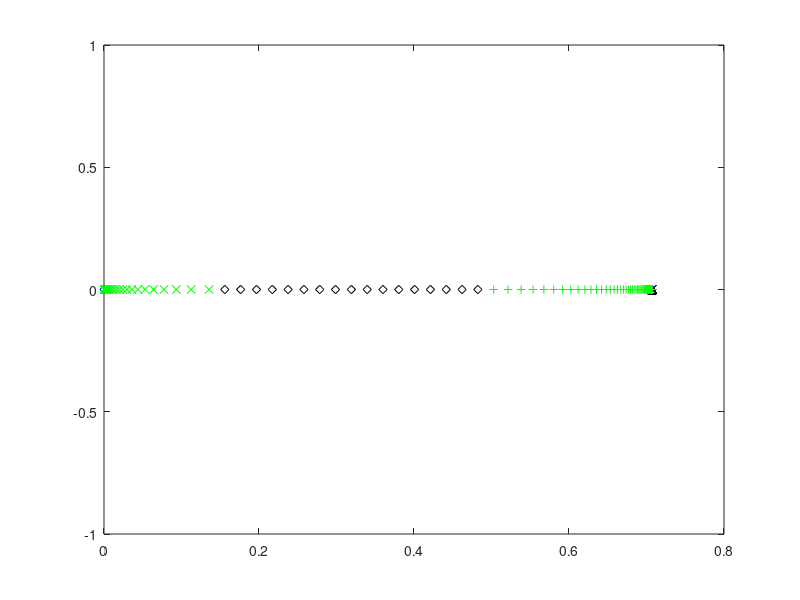
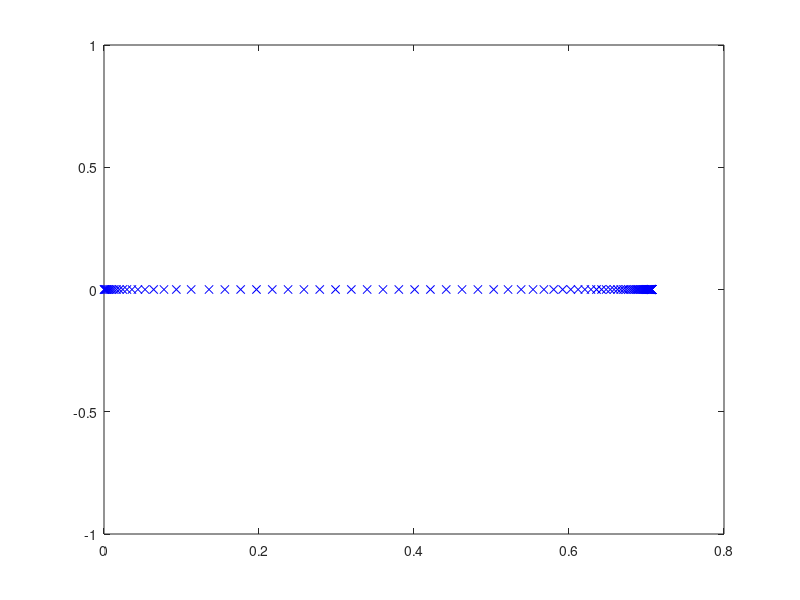

MATLAB code to generate these figures, in order: (Note: this script raises an error after producing the figures.)
close all
clear
clc
 
% Dimensional fluid constants (tin as leaves cartridge) for NS
g_dim = 9.8; %m/s^2
save('g_dim.mat','g_dim') 
rho_dim = 1000; %kg/m^3
save('rho_dim.mat','rho_dim') 
nu_dim = 1E-6; %m^2/s
save('nu_dim.mat','nu_dim') 
sigma_1e_dim = 72.86E-3;%Kg/s^2 (i.e. N/m)
save('sigma_1e_dim.mat','sigma_1e_dim')
R = .5E-6; %droplet radius

%equilibrium contact angle
theta_c_eq = 45*pi/180;
save('theta_c_eq.mat','theta_c_eq')

% width of the interfacial phase in metres (recommended 
%value is 1E-9)
width_dim = 1E-9; 
save('width_dim.mat','width_dim')

%Data for initial configuration of the simulation 
theta_c_ini = 135*pi/180; %radians 
save('theta_c_ini.mat','theta_c_ini')

%factor by which we devide the minimum lengthof the mesh that was
%recommended by James
factor = 2^9;

%spine feet parameters
%this part here sets the number and spacing of the spines closer to the
%contact line. In this region, each odd-numbered spine has one more 
%element to its right than to its left
spine_factor_r =  1.07;%1.15;%;%needs to be slightly bigger than 1     1.05;%
save('spine_factor_r.mat','spine_factor_r')
n_spines_r = 15;% 5;% must be an odd number          5;%
save('n_spines_r.mat','n_spines_r')

spine_factor_mr = 1.07;%                   2;%   
save('spine_factor_mr.mat','spine_factor_mr')
n_spines_mr = 25;% 5;% must be an odd number        
save('n_spines_mr.mat','n_spines_mr')

%This part defines the number of spines and their separation for the
%following section of the domain. Spines can be more separated here as we 
%do not need such a high resultion furhter away from the contact line
spine_factor_m = 1.1;%                   2;%   
save('spine_factor_m.mat','spine_factor_m')
n_spines_m = 95;% 5;% must be an odd number        
save('n_spines_m.mat','n_spines_m') 

%The following part sets the number and spacing of the spines near the
%inflow boundary. An intermediate section between this one and the last one
%constructed is then created using uniform spacing
l_min_l = .5E-3 ;% 1E-2;%               .01;%
spine_factor_l = 1.2;% 1.11;% this needs to be slightly bigger than 1, James' value = 1.07
save('spine_factor_l.mat','spine_factor_l')
n_spines_l = 23;% 5;% must be an odd number        5;% 
save('n_spines_l.mat','n_spines_l')

%number of singular elements at the contact line
n_el_sing = 3;
save('n_el_sing.mat','n_el_sing')

%% IFM coefficients for the free-surface
%Beta for liquid-gas interface (this
%could have a coefficient in front, but we take it to be one)
beta_g_dim = rho_dim*nu_dim/width_dim;
save('beta_g_dim.mat','beta_g_dim')
%Alpha coefficient for liquid-gas interface (this could also
%have a coefficient in front but we also take it to be one, 
%making it the inverse of the beta_g constant)
alpha_g_dim = width_dim/(rho_dim*nu_dim); 
save('alpha_g_dim.mat','alpha_g_dim')
%Surface density at which surface tension is zero 
%(this is taken as the volume density times the width of the 
%surface phase)
rhos_0_dim = rho_dim*width_dim; 
save('rhos_0_dim.mat','rhos_0_dim')
%Equilibrium surface density of liquid-gas 
%interface
rhos1_e_dim = 0.6*rhos_0_dim; 
save('rhos1_e_dim.mat','rhos1_e_dim')
%Proportionality constant for the state equation for surface 
%tension as a function of density on the liquid-gas 
%interface
gamma_g_dim = sigma_1e_dim/(rhos_0_dim-rhos1_e_dim);
save('gamma_g_dim.mat','gamma_g_dim')
%relaxation time of surface 1 in seconds
tau_g_dim = rho_dim*nu_dim*7E-6;
save('tau_g_dim.mat','tau_g_dim')

%solid-gas surface tension
sigma_gs = 0;

%IFM coefficients for the liquid-solid interface
%constant in front of the state equation for the liquid-solid
%surface
gamma_s_dim = gamma_g_dim;
save('gamma_s_dim.mat','gamma_s_dim')
%Equilibrium surface tension for the liqud-solid interface
%(this is a function of other paremeter that we have already
%chosen)
sigma_2e_dim = -sigma_1e_dim*cos(theta_c_eq)+sigma_gs;
save('sigma_2e_dim.mat','sigma_2e_dim')
%equilibrium surface density for liquid-solid surface
%(chosen so as to have a 30 degree static contact angle)
rhos2_e_dim = rhos_0_dim - sigma_2e_dim/gamma_s_dim; 
save('rhos2_e_dim.mat','rhos2_e_dim')
%Beta navier slip
beta_ns_dim = rho_dim*nu_dim/width_dim;   
save('beta_ns_dim.mat','beta_ns_dim')
%alpha coefficient for the solid-liquid interface
alpha_s_dim = alpha_g_dim; 
save('alpha_s_dim.mat','alpha_s_dim')
%relaxation time for the liquid-solid interface
tau_s_dim = rho_dim*nu_dim*7E-6;
save('tau_s_dim.mat','tau_s_dim')

%Unit height 
L_dim = R
save('L_dim.mat','L_dim') 

%Unit speed
U_dim = sigma_1e_dim/(rho_dim*nu_dim) %i.e. Ca = 1
% U_dim = .01 %m/s
save('U_dim.mat','U_dim')

%Unit time (capillary time based on unit length)
T_dim = L_dim/U_dim 
save('T_dim.mat','T_dim')

%Unit of pressure 
P_dim = rho_dim*nu_dim*U_dim/L_dim;
save('P_dim.mat','P_dim')

%Dimensionless numbers for the bulk equations
Re =  U_dim*L_dim/nu_dim %Reynolds number
save('Re.mat','Re')
St = 0 %g_dim*L_dim^2/(nu_dim*U_dim); %Stokes number
save('St.mat','St')
Ca = rho_dim*nu_dim*U_dim/sigma_1e_dim %Capillary number
save('Ca.mat','Ca')

%Dimensionless numbers for the liquid-gas IFM
%dimensionless beta coefficient for the gas interface
Bg = beta_g_dim*U_dim*L_dim/sigma_1e_dim
save('Bg.mat','Bg')
%dimensionless alpha coefficient for the gas interface
Eg = alpha_g_dim*sigma_1e_dim/(U_dim*L_dim)
save('Eg.mat','Eg')
%Dimensionless constant for the state equation on
%the liquid-gas interface
Cg = gamma_g_dim*rhos_0_dim/sigma_1e_dim
save('Cg.mat','Cg')
%dimensionless equilibrium density
Dg = rhos1_e_dim/rhos_0_dim
save('Dg.mat','Dg')
%dimensionless surface density ratio
Lg = width_dim/L_dim
save('Lg.mat','Lg')
% Fg = rhos_0_dim/(rho_dim*U_dim*tau_g_dim)
% save('Fg.mat','Fg')
%Dimensionless relaxation time
Tg = tau_g_dim*U_dim/L_dim
save('Tg.mat','Tg')

%Dimensionless numbers for liquid-gas IFM
%dimensionless beta coefficient for the gas interface
Be = beta_ns_dim*L_dim/(rho_dim*nu_dim)
save('Be.mat','Be')
%dimensionless alpha coefficient for the solid-liquid 
%interface
Es = alpha_s_dim*sigma_1e_dim/(U_dim*L_dim)
save('Es.mat','Es')
%dimensionless coefficient of the state equation for the
%liquid-solid interface
Cs = gamma_s_dim*rhos_0_dim/sigma_1e_dim
save('Cs.mat','Cs')
%dimensionless equilibrium density
Ds = rhos2_e_dim/rhos_0_dim
save('Ds.mat','Ds')
%dimensionless surface-density ratio for the liquid-solid
%interface
Fs = rhos_0_dim/(rho_dim*U_dim*tau_s_dim)
save('Fs.mat','Fs')
%Dimensionless relaxation time for solid-liquid interface
Ts = tau_s_dim*U_dim/L_dim
save('Ts.mat','Ts')

%Contact line dimensionless numbers
So = sigma_gs/sigma_1e_dim
save('So.mat','So')

%z-traslation for the centre of the sphere
trans_z = cos(pi-theta_c_ini);

%distance from origin to apex
h_0 = 1+trans_z;

%initial distance from origin to focus
f = sin(pi-theta_c_ini); %based on the shape of a parabola

%Required mesh resolution
l_min = min([5/(100*Bg) 1/Be  Ts*Ca/10])/(factor );% .05;% following J&Y IJFNMF 2012 

tol_spine_ang = 1E-12; %this is just a numerical parameter to define 
%convergence of the spine lentgh's initial guess

%% Creating spine feet

spine_feet = zeros(1,n_spines_r+n_spines_m-1);
spine_feet(1) = f;
spine_feet(2) = f-l_min;
spine_feet(3) = f-l_min*(1+spine_factor_r);
for ii = 4:n_spines_r
    spine_feet(ii) = spine_feet(ii-1) ...
                     - spine_factor_r*(spine_feet(ii-2) ...
                                       - spine_feet(ii-1));
end
figure
plot(spine_feet(1:n_spines_r),zeros(1,n_spines_r),'xb')
hold on
for ii = n_spines_r+1:n_spines_r+n_spines_mr-1
    spine_feet(ii) = spine_feet(ii-1) ...
                     - spine_factor_mr*(spine_feet(ii-2) ...
                                       - spine_feet(ii-1));
end
plot(spine_feet(n_spines_r+1:n_spines_r+n_spines_mr-1),zeros(1,n_spines_mr-1),'^k')
for ii = n_spines_r+n_spines_mr:n_spines_r+n_spines_mr+n_spines_m-2
    spine_feet(ii) = spine_feet(ii-1) ...
                     - spine_factor_m*(spine_feet(ii-2) ...
                                       - spine_feet(ii-1));
end
plot(spine_feet(n_spines_r+n_spines_mr:n_spines_r+n_spines_mr+n_spines_m-2),zeros(1,n_spines_m-1),'+g')
plot(0,0,'db')
pause
%constructing the spine feet on the left end
spines_feet_left_end = zeros(1,n_spines_l);
spines_feet_left_end(end) = 0;
spines_feet_left_end(end-1) = 0 + l_min_l;
for ii = 2:n_spines_l-1
    spines_feet_left_end(end-ii) = spines_feet_left_end(end-ii+1) ...
                                   + spine_factor_l ...
                                     *(spines_feet_left_end(end-ii+1) ...
                                       - spines_feet_left_end(end-ii+2));
end
plot(spines_feet_left_end,zeros(1,n_spines_l),'xg')
pause
left_width = spines_feet_left_end(1)-spines_feet_left_end(2);
right_width = spine_feet(end-1)-spine_feet(end);
av_width = (left_width+right_width)/2;
n_inter = ceil((spine_feet(end)-spines_feet_left_end(1))/av_width);
if mod(n_inter,2) ~= 0
    n_inter = n_inter+1;
end
width = (spine_feet(end)-spines_feet_left_end(1))/n_inter;
spine_feet = [spine_feet,zeros(1,n_inter-1)];
for ii = 0:n_inter-2
    spine_feet(end-ii) = spines_feet_left_end(1)+(ii+1)*width;
end
plot(spine_feet(end-n_inter+2:end),zeros(1,n_inter-1),'dk')
pause
%Joining everything
spine_feet = [spine_feet,spines_feet_left_end];
n_spines = length(spine_feet);
save('n_spines.mat','n_spines')
close all
figure
plot(spine_feet,zeros(size(spine_feet)),'xb');

save('spine_feet.mat','spine_feet')
spine_feet_locator = spine_feet/f;
save('spine_feet_locator.mat','spine_feet_locator')

%Chi value for each spine
%This is the coordinate of the bipolar system that corresponds to the
%circle that passes through each spine feet
chi_spines = zeros(1,n_spines);
chi_spines(1) = Inf;
chi_spines(end) = 0;
for ii = 2:n_spines-1
    fun = @(chi) foot_of_chi(chi,f)-spine_feet(ii);
    chi_spines(ii) = fzero(fun,5);
end

%The radius of each spine (from the third spine on) is determined by its
%chi coordinate
R_spines = zeros(1,n_spines);
%we force the second spine to have its centre at the contact line. This is
%so that we can enforce the condition lim_{r\to 0} \partial_{\theta}p = 0,
%by equating the pressure values on the two points of this spine as done in
%S&S CMAME 2011
R_spines(2) = abs(spine_feet(1)-spine_feet(2));
R_spines(3) = abs(spine_feet(1)-spine_feet(3));
R_spines(end) = inf;
for ii = 4:n_spines-1
    R_spines(ii) = f/sinh(chi_spines(ii));
end
save('R_spines.mat','R_spines')
 
%spine length vector intial form
spine_lengths_ini = zeros(n_spines,1);
spine_lengths_ini(1) = f; %this spine is always zero, so we just store f here
spine_lengths_ini(end) = h_0;
%Here we determine the length of each spine (so as to match the initial
%guess for our surface profile)
for ii = 2:n_spines-1
    %We use the bisection method on the angle that each spine defines
    %with a tolerance pre-defined above to assess whet
    theta_l = 0;
%     if ii < 80
        theta_u = 1.01*theta_c_ini;
%     else
%         theta_u = asin(2/R_spines(ii));
%     end
    x_l = spine_feet(ii) + (1-cos(theta_l))*R_spines(ii);
    y_l = sin(theta_l)*R_spines(ii);
    %function f is positive outside the curve that defines the initial
    %surface profile (a circle) and negative inside it 
    f_l = x_l^2+(y_l-cos(pi-theta_c_ini))^2-1;
    x_u = spine_feet(ii) + (1-cos(theta_u))*R_spines(ii);
    y_u = sin(theta_u)*R_spines(ii);
    f_u = x_u^2+(y_u-cos(pi-theta_c_ini))^2-1;
    if f_l*f_u > 0
         disp('warning: wrong initialisation of bisection method') 
         pause
    end
    while theta_u-theta_l > tol_spine_ang
        theta_m = (theta_l + theta_u)/2;
        x_m = spine_feet(ii) + (1-cos(theta_m))*R_spines(ii);
        y_m = sin(theta_m)*R_spines(ii);
        f_m = x_m^2+(y_m-cos(pi-theta_c_ini))^2-1;
        if f_l*f_m > 0
            theta_l = theta_m;
            f_l = f_m;
        elseif f_l*f_m < 0
            theta_u = theta_m;
            f_u = f_m;
        else
            f_l = f_m;
            f_u = f_m;
            theta_l = theta_m;
            theta_u = theta_m;
        end
    end
    spine_lengths_ini(ii) = theta_m*R_spines(ii);
end
save('spine_lengths_ini.mat','spine_lengths_ini')

%% Creating nodes

%%Finding total number of global nodes 

%First, we need to decide on which spines we will have an increasing number
%of nodes and on which we will have a fixed number of nodes
%The code is set-up so that the first spines have an increasing number of
%nodes. More specifically, from the 4th spine on (including the 4th spine)
%each spine has one more velocity node that the previous spine, and this
%behaviour goes on until spine number n_spines_incr, defined below. The
%code is set up so that n_spines_incr can be any odd number between
%n_spines_r and n_spines_r+n_spines_mr-1
n_spines_incr = n_spines_r;%+n_spines_mr-1;
save('n_spines_incr.mat','n_spines_incr')

n_spines_const = n_spines-n_spines_incr;
save('n_spines_const.mat','n_spines_const')

n_nodes_const_per_spine = 2*n_el_sing + n_spines_incr - 2; %number of nodes 
%in each of the spines with constant nodes
save('n_nodes_const_per_spine.mat','n_nodes_const_per_spine')

%Sum of the number in the first spine (1), plus an arithmetic progression 
%plus a constant times the number of spines with a fixed number of nodes on
%them
n_v_incr = 2 + n_el_sing ...
           + (2*n_el_sing + 1 + 2*n_el_sing + n_spines_incr - 2) ...
             *(n_spines_incr-2)/2;
save('n_v_incr.mat','n_v_incr')

n_v = n_v_incr ...
      + n_nodes_const_per_spine*n_spines_const;
save('n_v.mat','n_v')

%nodes (i.e. matrix containing the (r,z) coordinates of all nodes where 
%each column is a node and they are listed in order)
Nodes_rz = zeros(n_v,2);
Nodes_rz(1,:) = [f ,0]; 
alpha_s = zeros(n_v,1); %This vector contains the data on how far along its
%spine the node is
Nodes_rz(2,1) = spine_feet(2);
Nodes_rz(2,2) = 0;
for kk = 3:n_el_sing+2
    alpha_s(kk) = (kk-2)/n_el_sing;
    %angle in the constant chi circle for each node 
    %(arc length over radius)
    theta = alpha_s(kk)*spine_lengths_ini(2)/R_spines(2);
    %x of the node is the foot of the spine plus the circle's radius 
    %minus (radius*cos(theta))
    Nodes_rz(kk,1) = spine_feet(2) + R_spines(2)*(1-cos(theta));
    Nodes_rz(kk,2) = R_spines(2)*sin(theta);
end
for ii = 3:n_spines_incr
    kk = kk+1;
    Nodes_rz(kk,1) = spine_feet(ii);
    Nodes_rz(kk,2) = 0;
    for jj = 2:2*n_el_sing+ii-2
        kk = kk+1;
        alpha_s(kk) = (jj-1)/(2*n_el_sing+ii-3);
        %angle in the constant chi circle for each node 
        %(arc length over radius)
        theta = alpha_s(kk)*spine_lengths_ini(ii)/R_spines(ii); 
        %x of the node is the foot of the spine plus the circle's radius 
        %minus (radius*cos(theta))
        Nodes_rz(kk,1) = spine_feet(ii) + R_spines(ii)*(1-cos(theta));
        Nodes_rz(kk,2) = R_spines(ii)*sin(theta);
    end
end
for ii = n_spines_incr+1:n_spines-1
    kk = kk+1;
    Nodes_rz(kk,1) = spine_feet(ii);
    Nodes_rz(kk,2) = 0;
    for jj = 2:n_nodes_const_per_spine
        kk = kk+1;
        alpha_s(kk) = (jj-1)/(n_nodes_const_per_spine-1);
        %angle in the constant chi circle for each node 
        %(arc length over radius)
        theta = alpha_s(kk)*spine_lengths_ini(ii)/R_spines(ii); 
        %x of the node is the foot of the spine plus the circle's radius 
        %minus the radius cos(theta)
        Nodes_rz(kk,1) = spine_feet(ii) + R_spines(ii)*(1-cos(theta));
        Nodes_rz(kk,2) = R_spines(ii)*sin(theta);
    end
end
for ii = n_v-n_nodes_const_per_spine+1:n_v 
    alpha_s(ii) = (ii-(n_v-n_nodes_const_per_spine+1)) ...
                  /(n_nodes_const_per_spine-1);
end 
save('alpha_s.mat','alpha_s')
Nodes_rz(end-n_nodes_const_per_spine+1:end,1) = zeros(1,n_nodes_const_per_spine);
Nodes_rz(end-n_nodes_const_per_spine+1:end,2) = 0:h_0/(n_nodes_const_per_spine-1):h_0;
save('Nodes_rz.mat','Nodes_rz')
 


n_v %#ok
pause
close all
%Nodes
figure
plot(Nodes_rz(:,1),Nodes_rz(:,2),'x')
axis equal

%Spine feet and tip node numbers
spine_feet_nodes = ones(1,n_spines);
spine_tip_nodes = ones(1,n_spines);
spine_feet_nodes(2) = 2;
spine_tip_nodes(2) = 2 + n_el_sing;
for ii = 3:n_spines_incr
    spine_feet_nodes(ii) = spine_tip_nodes(ii-1)+1;
    spine_tip_nodes(ii) = 2 + n_el_sing ...
                          + (2*n_el_sing + 1 + 2*n_el_sing + ii - 2) ...
                            *(ii-2)/2;
end
%the spines in the region where spines have a fixed number of nodes.
for ii = n_spines_incr+1:n_spines
    spine_feet_nodes(ii) = spine_tip_nodes(ii-1)+1;
    spine_tip_nodes(ii) = spine_tip_nodes(ii-1) + n_nodes_const_per_spine;
end
save('spine_feet_nodes.mat','spine_feet_nodes')
save('spine_tip_nodes.mat','spine_tip_nodes')



